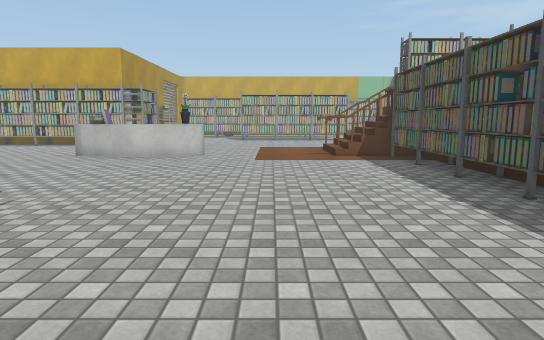
[1] (above)

17 first-person views from a walk through a Unity game level. The camera is 1.3 m above the floor, tilts 8° down and sees 75° across. The floor is counted in squares, 1 m on a side. Each view is taken from the middle of a square. On the plan, view 1 faces up. The plan holds only what a view shows up to about 15 squares ahead; the rest is blank. The place goes on beyond the plan. The player character is not drawn. Some animated figures are not drawn. Door leaves are left out, so doorways stand open. Some surface patterns are stand-ins.

[2]
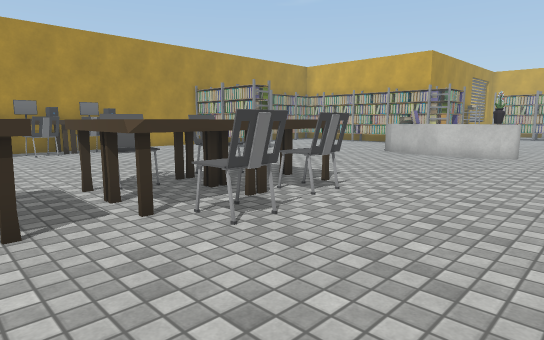

[3]
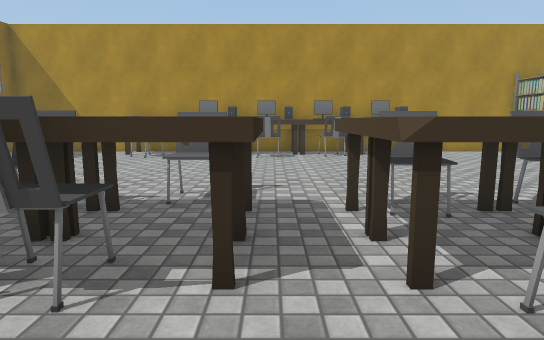

[4]
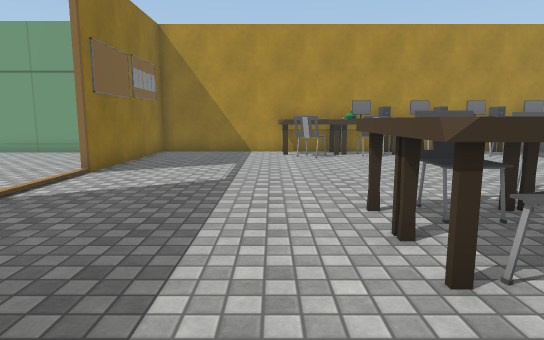

[5]
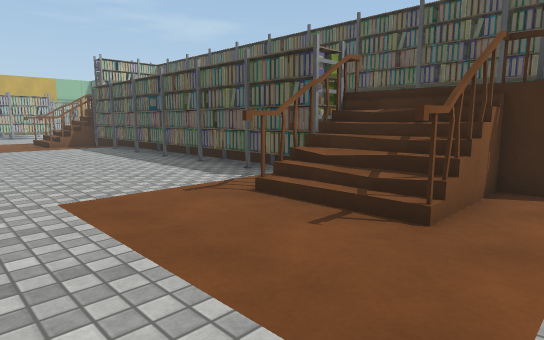

[6]
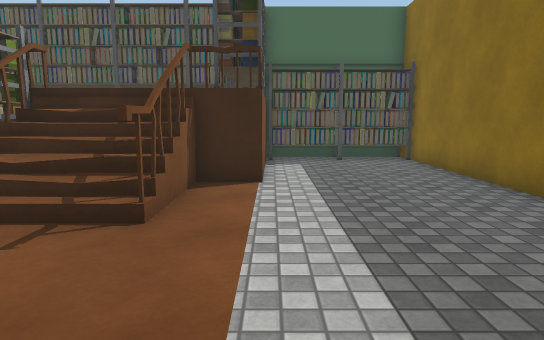

[7]
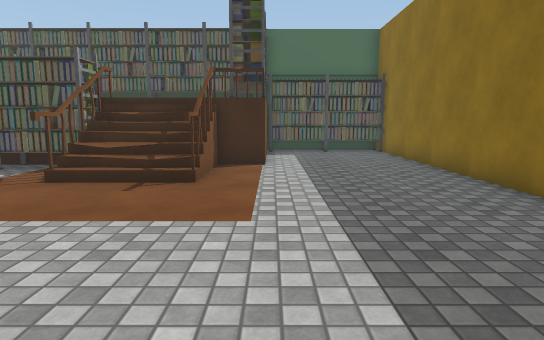

[8]
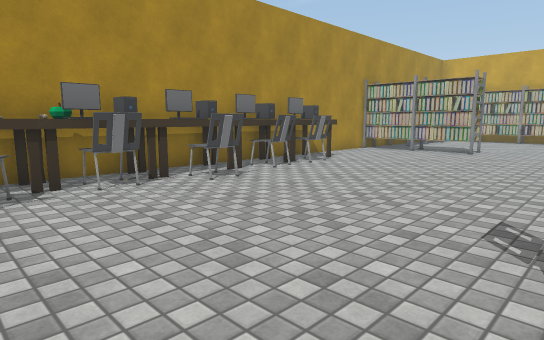

[9]
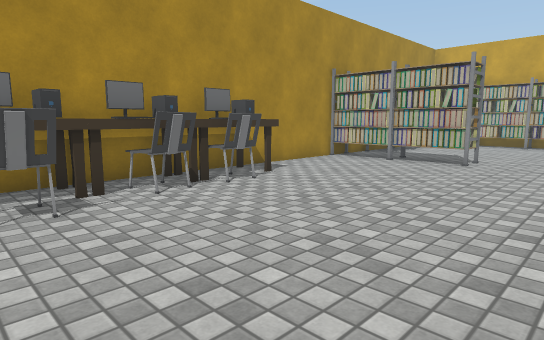

[10]
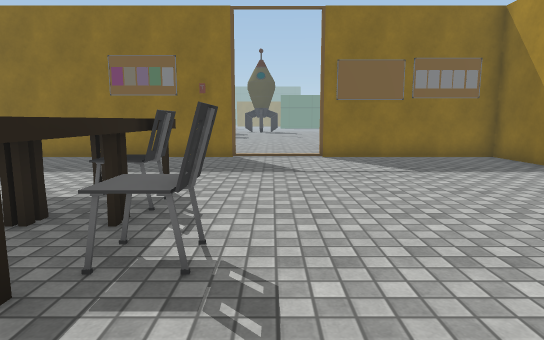

[11]
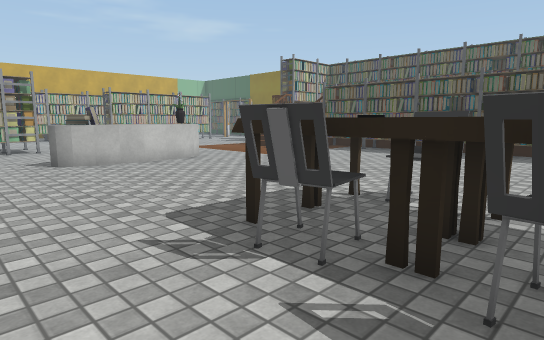

[12]
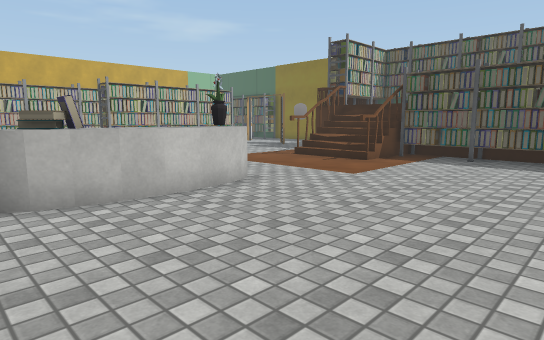

[13]
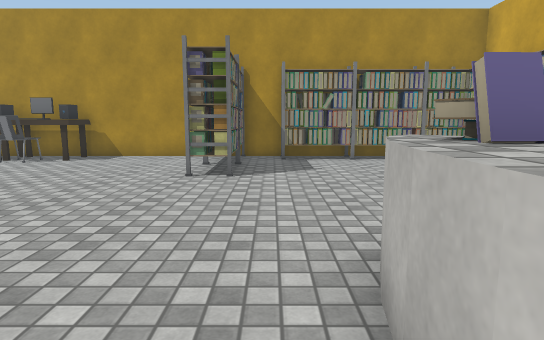

[14]
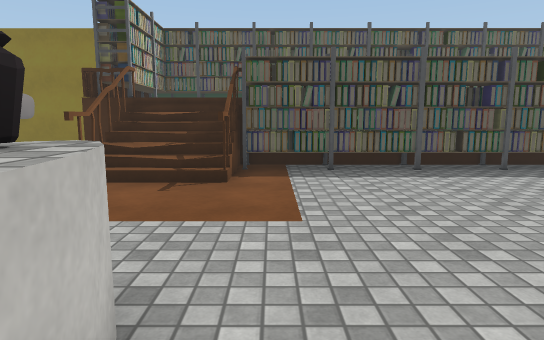

[15]
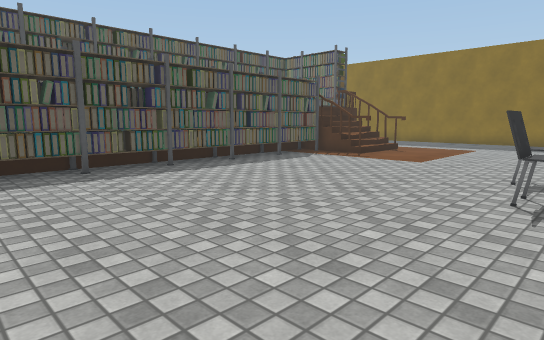

[16]
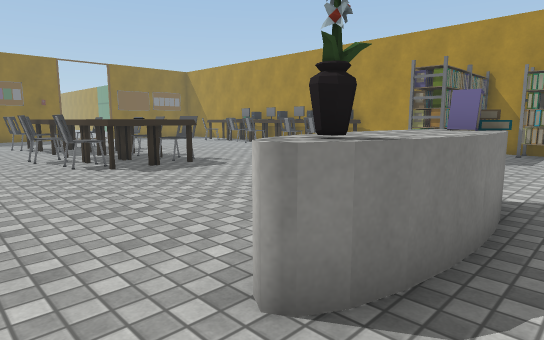

[17]
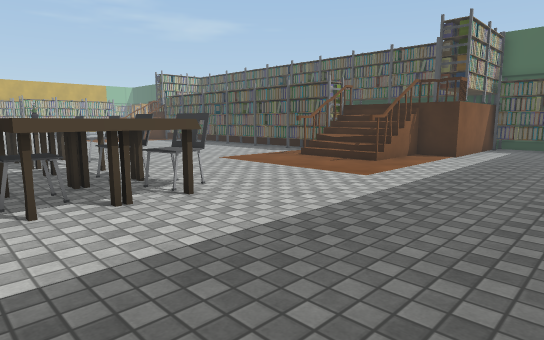

### Floor plan
Points are (right, up) in squares from view 1. A wall is a line through its corners. A room is listed if a view was taken in it or the views show most of it. See-through windows are left out.
Room 1 (views 1, 2, 3, 4, 5, 6, 7, 8, 9, 10, 11, 12, 13, 14, 15, 16, 17)
walls: (2, -1.2) (4.1, -1.2); (4.7, -2.1) (4.7, -1.4) (2, -1.4); (3.3, -4.5) (3.3, -3.5); (-4.9, 12.7) (-5.6, 12.7); (-4.1, 12.7) (-5, 12.7); (3.7, -4.5) (3.8, -3.5); (-3.4, 12.8) (-4.3, 12.7); (5.2, -2.1) (5.2, -1.1); (5.4, -2.1) (5.4, -1.4); (4.7, -4.5) (4.7, -3); (-3.7, 13.9) (-2.9, 13.7); (-6.4, 13.9) (-5.6, 14); (-5, 14) (-4.2, 14); (-4.3, 14) (-3.4, 13.9); (-5.8, 14) (-4.9, 14); (5.2, -4.5) (5.2, -3); (-7.8, -10.6) (10.7, -10.6) (10.7, -5.8) (5.4, -5.8) (5.4, -4.4) (2, -4.4); (2.4, 12.9) (2.4, 13.5); (5.2, 12.9) (5.2, 14); (5.4, 13.1) (2, 13); (5.4, 13.2) (5.4, 14); (-16.9, 15.5) (-16.9, -10.6) (-10.6, -10.6)
low walls: (2.9, -4.5) (2.9, -3.5)
ways out: open door at (-9, -11); gap at (3, -4)
objects: other object (-16, -6) to (-16, -4); other object (-16, -3); other object (-16, -2); other object (-16, -1); other object (-16, 0); other object (-16, 1); other object (-16, 2); other object (-16, 3); other object (-16, 4); other object (-16, 5); other object (-16, 10) to (-15, 11); other object (-16, 12) to (-16, 14); other object (-16, 15); other object (-15, -5) to (-14, -4); other object (-15, -3) to (-15, -2); other object (-15, -1) to (-14, 0); other object (-15, 1); other object (-15, 2); other object (-15, 3); other object (-15, 4); other object (-15, 5); other object (-14, 10) to (-12, 11); other object (-8, -2) to (-7, -1); other object (-8, 2) to (-7, 2); other object (-8, 4) to (-7, 5); other object (-7, -5) to (-6, -2); other object (-7, -4) to (-7, -3); other object (-7, -2) to (-6, 0); other object (-7, 1) to (-6, 1); other object (-7, 3) to (-6, 3); other object (-7, 13); other object (-7, 14); other object (-6, 4); other object (-6, 5); other object (-6, 13); other object (-5, -5) to (-5, -4); other object (-5, -3) to (-5, 0); other object (-5, 1) to (-5, 3); other object (-5, 4) to (-5, 5); other object (-4, -4) to (-4, -3); other object (-4, -2); other object (-4, 2) to (-3, 2); other object (-4, 4) to (-4, 5); other object (-3, 13); other object (4, 0) to (5, 1); other object (4, 2) to (5, 3); other object (4, 4) to (5, 6); other object (4, 7) to (5, 8); other object (4, 9) to (5, 10); other object (4, 11) to (5, 12); other object (10, -10) to (10, -8); other object (10, -7) to (10, -6)

Positions as (right, up) in squares from view 1, and headings:
1: (0, 0), facing up
2: (0, -1), facing up-left
3: (-2, 0), facing left
4: (-2, -6), facing left
5: (-2, -6), facing up-right
6: (-2, -6), facing right
7: (-5, -6), facing right
8: (-8, -5), facing up-left
9: (-9, -1), facing up-left
10: (-9, 2), facing down
11: (-10, 2), facing up-right
12: (-8, 7), facing up-right
13: (-4, 12), facing left
14: (-5, 12), facing right
15: (-5, 11), facing down-right
16: (-1, 15), facing down-left
17: (-8, -10), facing up-right
